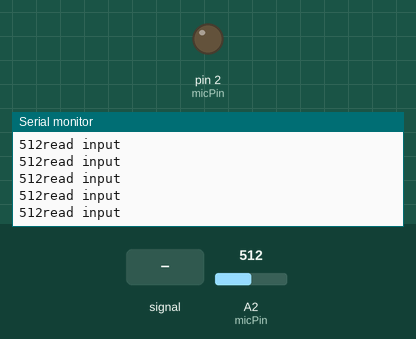
Simulated run of this sketch. Board: Arduino Uno, built with avr-gcc and run on an emulated ATmega328P. Parts: output pins drawn as LEDs (lit = HIGH), the last lines printed to the serial monitor. The test bench sets the inputs (shaded band); at power-on: A2 (micPin) = 512.

Above: at 1.2 s.
1.3 s: A2 (micPin) fed a 200 Hz sine of ±460 counts around its level
At 1.8 s:
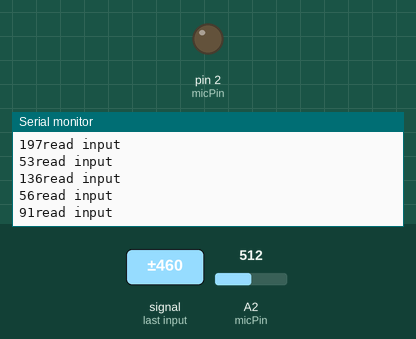
4.3 s: A2 (micPin) set to 716
At 5.3 s:
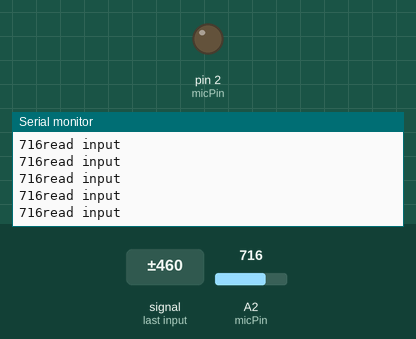
7.3 s: A2 (micPin) fed a 2 Hz sine of ±306 counts around its level
At 7.9 s:
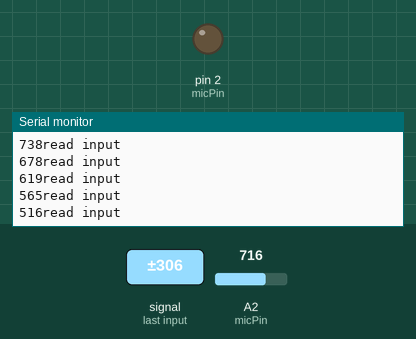
Timing chart, 0 to 10.3 s (numbered marks = the images above; inputs shaded):
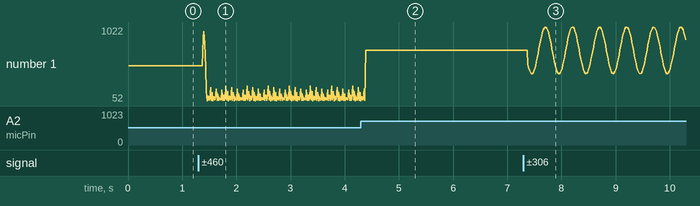

The sketch:

Sleeping_Apnea_Detection.ino
```cpp
//system Variables
int lastsystemState = 0;
long unsigned int lastSignal;
int alarmTime = 20000;
int toggleState = 1;

//microphone
int micPin = 2;

//speaker
int speakerPin = 13;

void setup() {
  Serial.begin(9600);
  pinMode(micPin, OUTPUT);
  pinMode(speakerPin, INPUT);
}

void loop(){
  int systemState = analogRead(micPin);

  if((millis() - lastSignal) < alarmTime){
    lastSignal = millis();
    }
  else{
    digitalWrite(speakerPin, HIGH );
  }

  Serial.println("read input");
  Serial.print(systemState);
}
```

Measured:
- after the input at 1.3 s, the serial monitor: prints a new line after 0.09 s (image 1)
- after the input at 4.3 s, the serial monitor: prints a new line after 0.09 s (image 2)
- after the input at 7.3 s, the serial monitor: prints a new line after 0.08 s (image 3)
- plotted number 1: 512 → 52 after the input at 1.3 s, 52 → 716 after the input at 4.3 s, 716 → 887 after the input at 7.3 s
